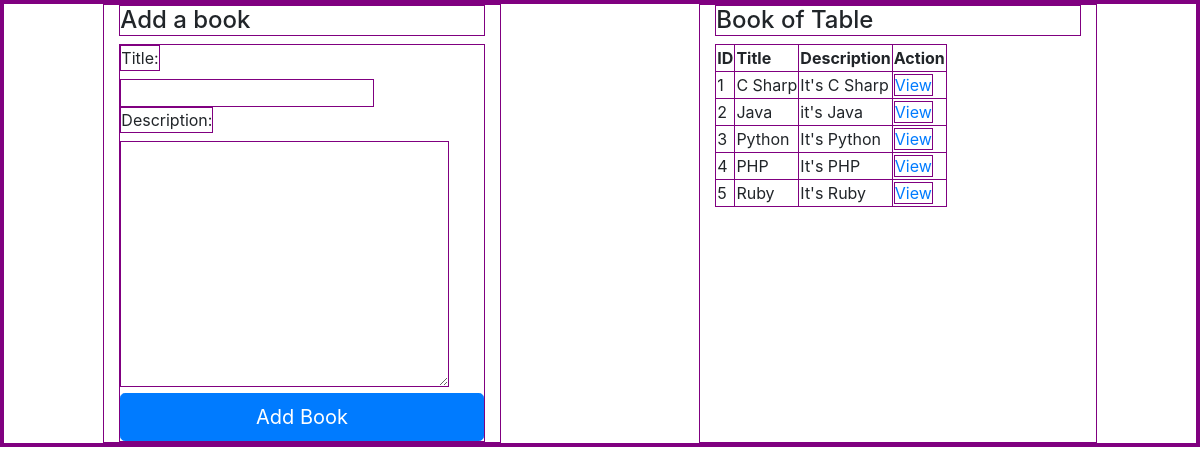
The page /books/ on the database as committed earlier.
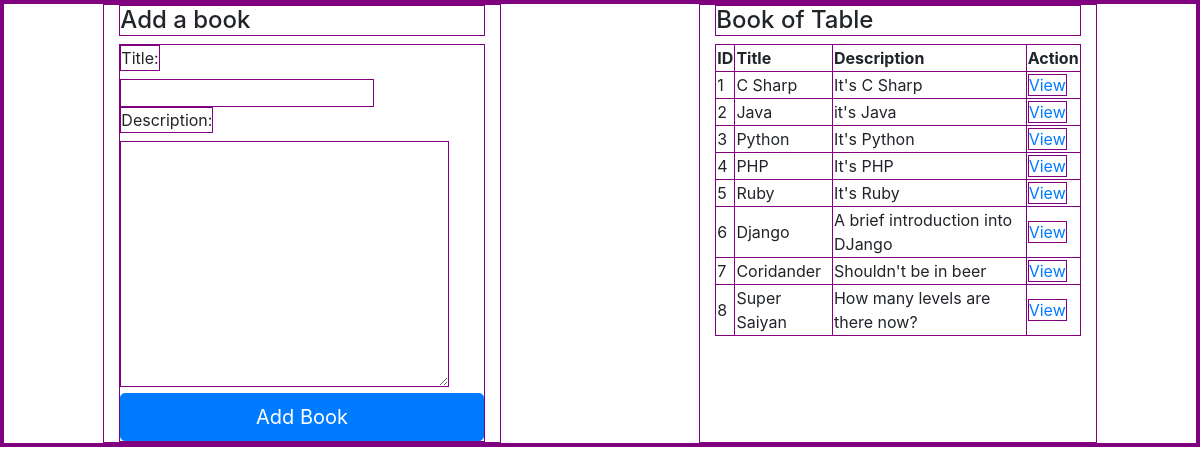
The same page on the database as committed later.
### booksAuthorApp/models.py (models this page shows, shortened)
class books(models.Model):
    title = models.CharField(max_length=255)
    desc = models.CharField(max_length=255)
    created_at = models.DateTimeField(auto_now_add=True)
    update_at = models.DateTimeField(auto_now=True)

### booksAuthorApp/views.py (the view)
# urls.py: path('', views.bookpage),
def bookpage(request):
    context = {
        "books": books.objects.all(),
        "authors": authors.objects.all()
    }
    return render(request, "books.html", context)

### booksAuthorApp/templates/books.html (shortened to what this page needs)
<!DOCTYPE html>
<html lang="en">
<head>
    {% load static %}
    <link rel="stylesheet" href="{% static 'css/bootstrap.css' %}">
</head>
<body>
    <div class="container-fluid">
        <div class="row justify-content-around">
            <div class="col-4">
                <h4>Add a book</h4>
                <form action="addBook" method="POST">
                    <label for="book_title">Title:</label><br>
                    <input type="text" name="book_title" id=""><br>
                    <label for="book_desc">Description:</label><br>
                    <textarea name="book_desc" id="" cols="30" rows="10"></textarea>
                    <button class="btn btn-primary btn-lg btn-block" type="submit">Add Book</button>
                </form>
            </div>
            <div class="col-4">
                <h4>Book of Table</h4>
                <table>
                    <thead>
                        <th>ID</th>
                        <th>Title</th>
                        <th>Description</th>
                        <th>Action</th>
                    </thead>
                    <tbody>
                    {% for book in books %}
                    <tr>
                        <td>{{book.id}}</td>
                        <td>{{book.title}}</td>
                        <td>{{book.desc}}</td>
                        <td><a href="{{book.id}}">View</a></td>
                    </tr>
                    {% endfor %}
                </tbody>
                </table>
            </div>
        </div>
    </div>
</body>
</html>

Rows that differ between the two databases and show on the page:
added books: id "6", title "Django", desc "A brief introduction into DJango"
added books: id "7", title "Coridander", desc "Shouldn't be in beer"
added books: id "8", title "Super Saiyan", desc "How many levels are there now?"
